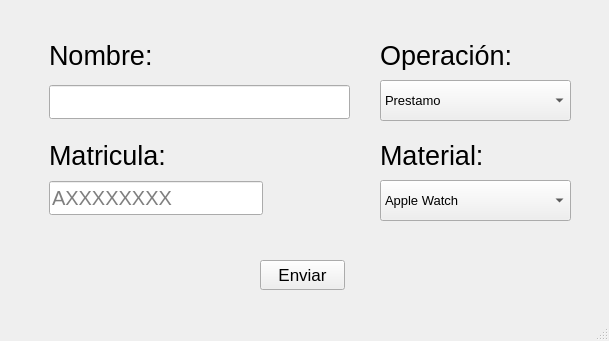
<?xml version="1.0" encoding="UTF-8"?>
<ui version="4.0">
 <class>MainWindow</class>
 <widget class="QMainWindow" name="MainWindow">
  <property name="geometry">
   <rect>
    <x>0</x>
    <y>0</y>
    <width>609</width>
    <height>341</height>
   </rect>
  </property>
  <property name="windowTitle">
   <string>MainWindow</string>
  </property>
  <widget class="QWidget" name="centralwidget">
   <widget class="QLabel" name="label_2">
    <property name="geometry">
     <rect>
      <x>49</x>
      <y>140</y>
      <width>122</width>
      <height>30</height>
     </rect>
    </property>
    <property name="font">
     <font>
      <family>Ubuntu</family>
      <pointsize>20</pointsize>
      <weight>50</weight>
      <bold>false</bold>
     </font>
    </property>
    <property name="text">
     <string>Matricula:</string>
    </property>
   </widget>
   <widget class="QLabel" name="label">
    <property name="geometry">
     <rect>
      <x>49</x>
      <y>40</y>
      <width>107</width>
      <height>30</height>
     </rect>
    </property>
    <property name="font">
     <font>
      <family>Ubuntu</family>
      <pointsize>20</pointsize>
      <weight>50</weight>
      <bold>false</bold>
     </font>
    </property>
    <property name="text">
     <string>Nombre:</string>
    </property>
   </widget>
   <widget class="QLabel" name="label_3">
    <property name="geometry">
     <rect>
      <x>380</x>
      <y>140</y>
      <width>109</width>
      <height>30</height>
     </rect>
    </property>
    <property name="font">
     <font>
      <family>Ubuntu</family>
      <pointsize>20</pointsize>
      <weight>50</weight>
      <bold>false</bold>
     </font>
    </property>
    <property name="text">
     <string>Material:</string>
    </property>
   </widget>
   <widget class="QLineEdit" name="lineEdit">
    <property name="geometry">
     <rect>
      <x>49</x>
      <y>85</y>
      <width>301</width>
      <height>34</height>
     </rect>
    </property>
    <property name="font">
     <font>
      <pointsize>15</pointsize>
     </font>
    </property>
    <property name="text">
     <string/>
    </property>
    <property name="placeholderText">
     <string/>
    </property>
   </widget>
   <widget class="QLineEdit" name="lineEdit_2">
    <property name="geometry">
     <rect>
      <x>49</x>
      <y>181</y>
      <width>214</width>
      <height>34</height>
     </rect>
    </property>
    <property name="maximumSize">
     <size>
      <width>503</width>
      <height>16777215</height>
     </size>
    </property>
    <property name="font">
     <font>
      <pointsize>15</pointsize>
     </font>
    </property>
    <property name="text">
     <string/>
    </property>
    <property name="placeholderText">
     <string>AXXXXXXXX</string>
    </property>
   </widget>
   <widget class="QComboBox" name="comboBox">
    <property name="geometry">
     <rect>
      <x>380</x>
      <y>180</y>
      <width>191</width>
      <height>41</height>
     </rect>
    </property>
    <property name="font">
     <font>
      <pointsize>10</pointsize>
     </font>
    </property>
    <item>
     <property name="text">
      <string>Apple Watch</string>
     </property>
    </item>
    <item>
     <property name="text">
      <string>LONGPLACEHOLDERS</string>
     </property>
    </item>
   </widget>
   <widget class="QPushButton" name="pushButton">
    <property name="geometry">
     <rect>
      <x>260</x>
      <y>260</y>
      <width>85</width>
      <height>30</height>
     </rect>
    </property>
    <property name="font">
     <font>
      <pointsize>13</pointsize>
     </font>
    </property>
    <property name="text">
     <string>Enviar</string>
    </property>
   </widget>
   <widget class="QComboBox" name="comboBox_2">
    <property name="geometry">
     <rect>
      <x>380</x>
      <y>80</y>
      <width>191</width>
      <height>41</height>
     </rect>
    </property>
    <property name="font">
     <font>
      <pointsize>10</pointsize>
     </font>
    </property>
    <item>
     <property name="text">
      <string>Prestamo</string>
     </property>
    </item>
    <item>
     <property name="text">
      <string>Devolucion</string>
     </property>
    </item>
   </widget>
   <widget class="QLabel" name="label_4">
    <property name="geometry">
     <rect>
      <x>380</x>
      <y>40</y>
      <width>141</width>
      <height>30</height>
     </rect>
    </property>
    <property name="font">
     <font>
      <family>Ubuntu</family>
      <pointsize>20</pointsize>
      <weight>50</weight>
      <bold>false</bold>
     </font>
    </property>
    <property name="text">
     <string>Operación:</string>
    </property>
   </widget>
  </widget>
  <widget class="QStatusBar" name="statusbar"/>
 </widget>
 <tabstops>
  <tabstop>lineEdit</tabstop>
  <tabstop>lineEdit_2</tabstop>
  <tabstop>comboBox_2</tabstop>
  <tabstop>comboBox</tabstop>
  <tabstop>pushButton</tabstop>
 </tabstops>
 <resources/>
 <connections>
  <connection>
   <sender>pushButton</sender>
   <signal>clicked()</signal>
   <receiver>lineEdit</receiver>
   <slot>clear()</slot>
   <hints>
    <hint type="sourcelabel">
     <x>271</x>
     <y>275</y>
    </hint>
    <hint type="destinationlabel">
     <x>234</x>
     <y>111</y>
    </hint>
   </hints>
  </connection>
  <connection>
   <sender>pushButton</sender>
   <signal>clicked()</signal>
   <receiver>lineEdit_2</receiver>
   <slot>clear()</slot>
   <hints>
    <hint type="sourcelabel">
     <x>287</x>
     <y>282</y>
    </hint>
    <hint type="destinationlabel">
     <x>213</x>
     <y>192</y>
    </hint>
   </hints>
  </connection>
 </connections>
</ui>
